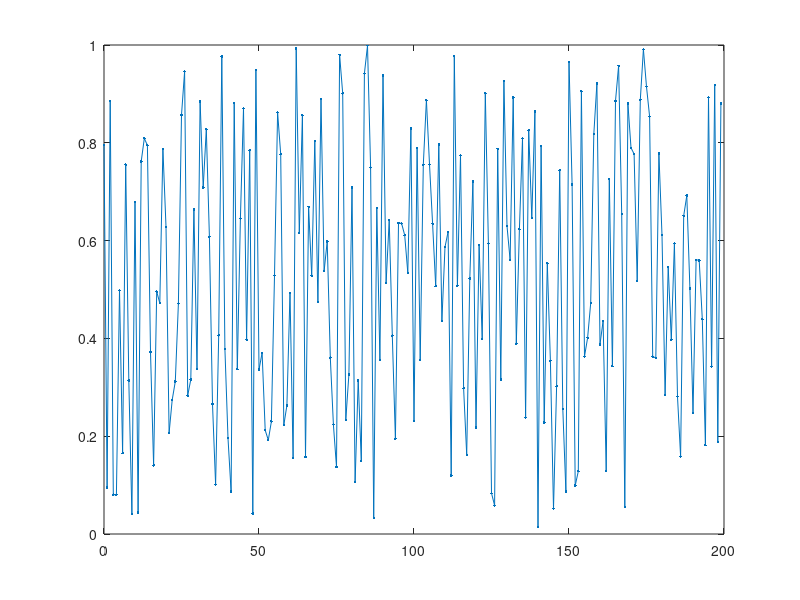

Source code (MATLAB):

N = 200;
figure (1)
x = 0:(N-1);
y = rand(1, length(x));
plot(x(1), y(1));
axis([0 N 0 1]);
vh = get(gca,'children');
for i=1:length(x)
        set(vh, 'xdata',x(1:i), 'ydata', y(1:i));
        pause(0.1)
endfor 